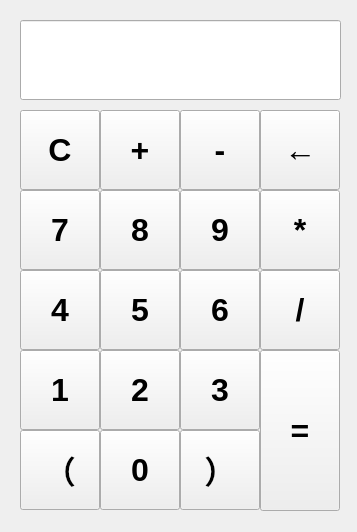
<?xml version="1.0" encoding="UTF-8"?>
<ui version="4.0">
 <class>Calculator</class>
 <widget class="QWidget" name="Calculator">
  <property name="geometry">
   <rect>
    <x>0</x>
    <y>0</y>
    <width>357</width>
    <height>532</height>
   </rect>
  </property>
  <property name="windowTitle">
   <string>Widget</string>
  </property>
  <widget class="QPushButton" name="cb">
   <property name="geometry">
    <rect>
     <x>20</x>
     <y>110</y>
     <width>80</width>
     <height>80</height>
    </rect>
   </property>
   <property name="minimumSize">
    <size>
     <width>80</width>
     <height>80</height>
    </size>
   </property>
   <property name="maximumSize">
    <size>
     <width>31</width>
     <height>16777215</height>
    </size>
   </property>
   <property name="font">
    <font>
     <pointsize>24</pointsize>
     <italic>false</italic>
     <bold>true</bold>
    </font>
   </property>
   <property name="text">
    <string>C</string>
   </property>
  </widget>
  <widget class="QPushButton" name="sb">
   <property name="geometry">
    <rect>
     <x>180</x>
     <y>110</y>
     <width>80</width>
     <height>80</height>
    </rect>
   </property>
   <property name="minimumSize">
    <size>
     <width>80</width>
     <height>80</height>
    </size>
   </property>
   <property name="maximumSize">
    <size>
     <width>31</width>
     <height>16777215</height>
    </size>
   </property>
   <property name="font">
    <font>
     <pointsize>24</pointsize>
     <italic>false</italic>
     <bold>true</bold>
    </font>
   </property>
   <property name="text">
    <string>-</string>
   </property>
  </widget>
  <widget class="QPushButton" name="deb">
   <property name="geometry">
    <rect>
     <x>260</x>
     <y>110</y>
     <width>80</width>
     <height>80</height>
    </rect>
   </property>
   <property name="minimumSize">
    <size>
     <width>80</width>
     <height>80</height>
    </size>
   </property>
   <property name="maximumSize">
    <size>
     <width>31</width>
     <height>16777215</height>
    </size>
   </property>
   <property name="font">
    <font>
     <pointsize>24</pointsize>
     <italic>false</italic>
     <bold>true</bold>
    </font>
   </property>
   <property name="text">
    <string>←</string>
   </property>
  </widget>
  <widget class="QPushButton" name="b8">
   <property name="geometry">
    <rect>
     <x>100</x>
     <y>190</y>
     <width>80</width>
     <height>80</height>
    </rect>
   </property>
   <property name="minimumSize">
    <size>
     <width>80</width>
     <height>80</height>
    </size>
   </property>
   <property name="maximumSize">
    <size>
     <width>31</width>
     <height>16777215</height>
    </size>
   </property>
   <property name="font">
    <font>
     <pointsize>24</pointsize>
     <italic>false</italic>
     <bold>true</bold>
    </font>
   </property>
   <property name="text">
    <string>8</string>
   </property>
  </widget>
  <widget class="QPushButton" name="b9">
   <property name="geometry">
    <rect>
     <x>180</x>
     <y>190</y>
     <width>80</width>
     <height>80</height>
    </rect>
   </property>
   <property name="minimumSize">
    <size>
     <width>80</width>
     <height>80</height>
    </size>
   </property>
   <property name="maximumSize">
    <size>
     <width>31</width>
     <height>16777215</height>
    </size>
   </property>
   <property name="font">
    <font>
     <pointsize>24</pointsize>
     <italic>false</italic>
     <bold>true</bold>
    </font>
   </property>
   <property name="text">
    <string>9</string>
   </property>
  </widget>
  <widget class="QPushButton" name="mb">
   <property name="geometry">
    <rect>
     <x>260</x>
     <y>190</y>
     <width>80</width>
     <height>80</height>
    </rect>
   </property>
   <property name="minimumSize">
    <size>
     <width>80</width>
     <height>80</height>
    </size>
   </property>
   <property name="maximumSize">
    <size>
     <width>31</width>
     <height>16777215</height>
    </size>
   </property>
   <property name="font">
    <font>
     <pointsize>24</pointsize>
     <italic>false</italic>
     <bold>true</bold>
    </font>
   </property>
   <property name="text">
    <string>*</string>
   </property>
  </widget>
  <widget class="QPushButton" name="b1">
   <property name="geometry">
    <rect>
     <x>20</x>
     <y>350</y>
     <width>80</width>
     <height>80</height>
    </rect>
   </property>
   <property name="minimumSize">
    <size>
     <width>80</width>
     <height>80</height>
    </size>
   </property>
   <property name="maximumSize">
    <size>
     <width>31</width>
     <height>16777215</height>
    </size>
   </property>
   <property name="font">
    <font>
     <pointsize>24</pointsize>
     <italic>false</italic>
     <bold>true</bold>
    </font>
   </property>
   <property name="text">
    <string>1</string>
   </property>
  </widget>
  <widget class="QPushButton" name="eb">
   <property name="geometry">
    <rect>
     <x>260</x>
     <y>350</y>
     <width>80</width>
     <height>161</height>
    </rect>
   </property>
   <property name="minimumSize">
    <size>
     <width>80</width>
     <height>80</height>
    </size>
   </property>
   <property name="maximumSize">
    <size>
     <width>31</width>
     <height>16777215</height>
    </size>
   </property>
   <property name="font">
    <font>
     <pointsize>24</pointsize>
     <italic>false</italic>
     <bold>true</bold>
    </font>
   </property>
   <property name="text">
    <string>=</string>
   </property>
  </widget>
  <widget class="QPushButton" name="rb">
   <property name="geometry">
    <rect>
     <x>180</x>
     <y>430</y>
     <width>80</width>
     <height>80</height>
    </rect>
   </property>
   <property name="minimumSize">
    <size>
     <width>80</width>
     <height>80</height>
    </size>
   </property>
   <property name="maximumSize">
    <size>
     <width>31</width>
     <height>16777215</height>
    </size>
   </property>
   <property name="font">
    <font>
     <pointsize>24</pointsize>
     <italic>false</italic>
     <bold>true</bold>
    </font>
   </property>
   <property name="text">
    <string>）</string>
   </property>
  </widget>
  <widget class="QPushButton" name="b7">
   <property name="geometry">
    <rect>
     <x>20</x>
     <y>190</y>
     <width>80</width>
     <height>80</height>
    </rect>
   </property>
   <property name="minimumSize">
    <size>
     <width>80</width>
     <height>80</height>
    </size>
   </property>
   <property name="maximumSize">
    <size>
     <width>31</width>
     <height>16777215</height>
    </size>
   </property>
   <property name="font">
    <font>
     <pointsize>24</pointsize>
     <italic>false</italic>
     <bold>true</bold>
    </font>
   </property>
   <property name="text">
    <string>7</string>
   </property>
  </widget>
  <widget class="QPushButton" name="ab">
   <property name="geometry">
    <rect>
     <x>100</x>
     <y>110</y>
     <width>80</width>
     <height>80</height>
    </rect>
   </property>
   <property name="minimumSize">
    <size>
     <width>80</width>
     <height>80</height>
    </size>
   </property>
   <property name="maximumSize">
    <size>
     <width>31</width>
     <height>16777215</height>
    </size>
   </property>
   <property name="font">
    <font>
     <pointsize>24</pointsize>
     <italic>false</italic>
     <bold>true</bold>
    </font>
   </property>
   <property name="text">
    <string>+</string>
   </property>
  </widget>
  <widget class="QPushButton" name="b4">
   <property name="geometry">
    <rect>
     <x>20</x>
     <y>270</y>
     <width>80</width>
     <height>80</height>
    </rect>
   </property>
   <property name="minimumSize">
    <size>
     <width>80</width>
     <height>80</height>
    </size>
   </property>
   <property name="maximumSize">
    <size>
     <width>31</width>
     <height>16777215</height>
    </size>
   </property>
   <property name="font">
    <font>
     <pointsize>24</pointsize>
     <italic>false</italic>
     <bold>true</bold>
    </font>
   </property>
   <property name="text">
    <string>4</string>
   </property>
  </widget>
  <widget class="QPushButton" name="b5">
   <property name="geometry">
    <rect>
     <x>100</x>
     <y>270</y>
     <width>80</width>
     <height>80</height>
    </rect>
   </property>
   <property name="minimumSize">
    <size>
     <width>80</width>
     <height>80</height>
    </size>
   </property>
   <property name="maximumSize">
    <size>
     <width>31</width>
     <height>16777215</height>
    </size>
   </property>
   <property name="font">
    <font>
     <pointsize>24</pointsize>
     <italic>false</italic>
     <bold>true</bold>
    </font>
   </property>
   <property name="text">
    <string>5</string>
   </property>
  </widget>
  <widget class="QPushButton" name="b6">
   <property name="geometry">
    <rect>
     <x>180</x>
     <y>270</y>
     <width>80</width>
     <height>80</height>
    </rect>
   </property>
   <property name="minimumSize">
    <size>
     <width>80</width>
     <height>80</height>
    </size>
   </property>
   <property name="maximumSize">
    <size>
     <width>31</width>
     <height>16777215</height>
    </size>
   </property>
   <property name="font">
    <font>
     <pointsize>24</pointsize>
     <italic>false</italic>
     <bold>true</bold>
    </font>
   </property>
   <property name="text">
    <string>6</string>
   </property>
  </widget>
  <widget class="QPushButton" name="db">
   <property name="geometry">
    <rect>
     <x>260</x>
     <y>270</y>
     <width>80</width>
     <height>80</height>
    </rect>
   </property>
   <property name="minimumSize">
    <size>
     <width>80</width>
     <height>80</height>
    </size>
   </property>
   <property name="maximumSize">
    <size>
     <width>31</width>
     <height>16777215</height>
    </size>
   </property>
   <property name="font">
    <font>
     <pointsize>24</pointsize>
     <italic>false</italic>
     <bold>true</bold>
    </font>
   </property>
   <property name="text">
    <string>/</string>
   </property>
  </widget>
  <widget class="QPushButton" name="b2">
   <property name="geometry">
    <rect>
     <x>100</x>
     <y>350</y>
     <width>80</width>
     <height>80</height>
    </rect>
   </property>
   <property name="minimumSize">
    <size>
     <width>80</width>
     <height>80</height>
    </size>
   </property>
   <property name="maximumSize">
    <size>
     <width>31</width>
     <height>16777215</height>
    </size>
   </property>
   <property name="font">
    <font>
     <pointsize>24</pointsize>
     <italic>false</italic>
     <bold>true</bold>
    </font>
   </property>
   <property name="text">
    <string>2</string>
   </property>
  </widget>
  <widget class="QPushButton" name="b3">
   <property name="geometry">
    <rect>
     <x>180</x>
     <y>350</y>
     <width>80</width>
     <height>80</height>
    </rect>
   </property>
   <property name="minimumSize">
    <size>
     <width>80</width>
     <height>80</height>
    </size>
   </property>
   <property name="maximumSize">
    <size>
     <width>31</width>
     <height>16777215</height>
    </size>
   </property>
   <property name="font">
    <font>
     <pointsize>24</pointsize>
     <italic>false</italic>
     <bold>true</bold>
    </font>
   </property>
   <property name="text">
    <string>3</string>
   </property>
  </widget>
  <widget class="QPushButton" name="lb">
   <property name="geometry">
    <rect>
     <x>20</x>
     <y>430</y>
     <width>80</width>
     <height>80</height>
    </rect>
   </property>
   <property name="minimumSize">
    <size>
     <width>80</width>
     <height>80</height>
    </size>
   </property>
   <property name="maximumSize">
    <size>
     <width>31</width>
     <height>16777215</height>
    </size>
   </property>
   <property name="font">
    <font>
     <pointsize>24</pointsize>
     <italic>false</italic>
     <bold>true</bold>
    </font>
   </property>
   <property name="text">
    <string>（</string>
   </property>
  </widget>
  <widget class="QPushButton" name="b0">
   <property name="geometry">
    <rect>
     <x>100</x>
     <y>430</y>
     <width>80</width>
     <height>80</height>
    </rect>
   </property>
   <property name="minimumSize">
    <size>
     <width>80</width>
     <height>80</height>
    </size>
   </property>
   <property name="maximumSize">
    <size>
     <width>31</width>
     <height>16777215</height>
    </size>
   </property>
   <property name="font">
    <font>
     <pointsize>24</pointsize>
     <italic>false</italic>
     <bold>true</bold>
    </font>
   </property>
   <property name="text">
    <string>0</string>
   </property>
  </widget>
  <widget class="QLineEdit" name="lineEdit">
   <property name="geometry">
    <rect>
     <x>20</x>
     <y>20</y>
     <width>321</width>
     <height>80</height>
    </rect>
   </property>
   <property name="minimumSize">
    <size>
     <width>20</width>
     <height>80</height>
    </size>
   </property>
   <property name="maximumSize">
    <size>
     <width>1000000</width>
     <height>16777215</height>
    </size>
   </property>
   <property name="font">
    <font>
     <pointsize>18</pointsize>
     <italic>false</italic>
     <bold>true</bold>
    </font>
   </property>
   <property name="maxLength">
    <number>1000000</number>
   </property>
  </widget>
 </widget>
 <resources/>
 <connections/>
</ui>
